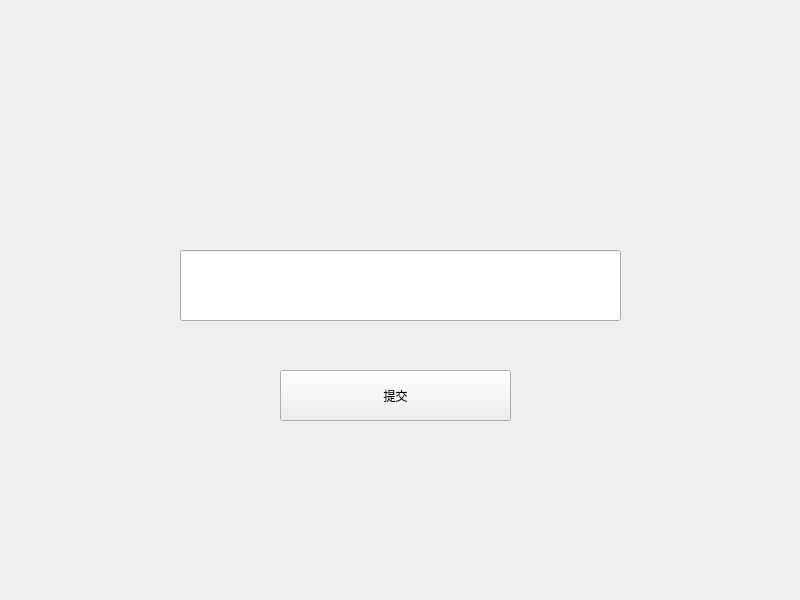
<?xml version="1.0" encoding="UTF-8"?>
<ui version="4.0">
 <class>Widget</class>
 <widget class="QWidget" name="Widget">
  <property name="geometry">
   <rect>
    <x>0</x>
    <y>0</y>
    <width>800</width>
    <height>600</height>
   </rect>
  </property>
  <property name="windowTitle">
   <string>Widget</string>
  </property>
  <widget class="QLineEdit" name="lineEdit">
   <property name="geometry">
    <rect>
     <x>180</x>
     <y>250</y>
     <width>441</width>
     <height>71</height>
    </rect>
   </property>
  </widget>
  <widget class="QPushButton" name="pushButton">
   <property name="geometry">
    <rect>
     <x>280</x>
     <y>370</y>
     <width>231</width>
     <height>51</height>
    </rect>
   </property>
   <property name="text">
    <string>提交</string>
   </property>
  </widget>
 </widget>
 <resources/>
 <connections/>
</ui>
